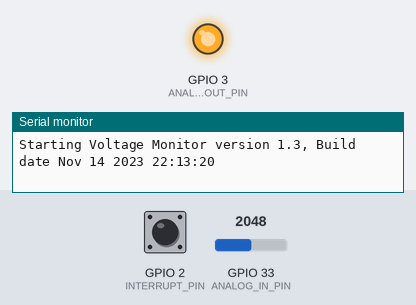
A sketch run on a simulated ESP32. Shown: output pins drawn as LEDs (lit = HIGH), the last lines printed to the serial monitor. The inputs (shaded band) are chosen by the test bench; at power-on: GPIO 33 (ANALOG_IN_PIN) = 2048, GPIO 2 (INTERRUPT_PIN) HIGH.

Above: at 5.8 s.
5.9 s: GPIO 33 (ANALOG_IN_PIN) set to 983
At 6.5 s:
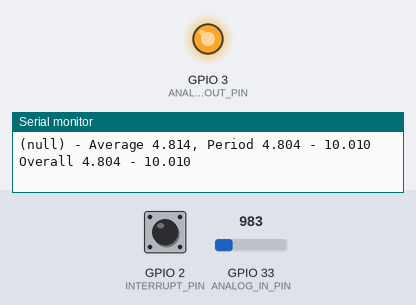
7.4 s: GPIO 33 (ANALOG_IN_PIN) set to 491
At 8.8 s:
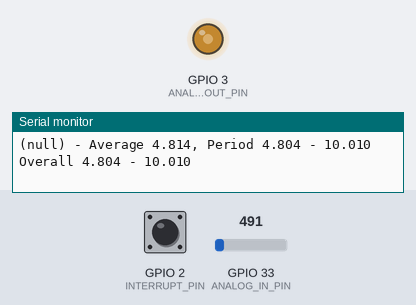
Timing chart, 0 to 10.4 s (numbered marks = the images above; inputs shaded):
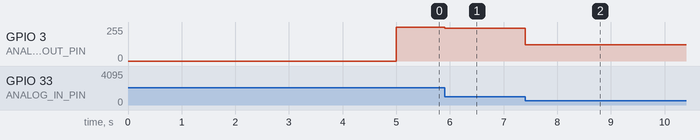

Measured:
- after the input at 5.9 s, GPIO 3 (ANALOG_OUT_PIN): 255/255 → 245/255 at once
- after the input at 7.4 s, GPIO 3 (ANALOG_OUT_PIN): 245/255 → 122/255 at once

The sketch:

Voltage_Monitor.ino
```cpp
/*
 *  Voltage monitor program. The program reads analog input once a minute.
 *  It uses this value to calculate the min, maxm and average values and prints
 *  the results once a minute. Pressing the button prints the results immediately.
 *  The brightness of the LED connected to the ANALOG_OUT_PIN will show the Voltage level.
 *
 *  The following pins are used:
 *    A5 - ANALOG_IN_PIN  Analog input connected to Voltage to monitor (0 to 5V).
 *     3 - ANALOG_OUT_PIN PWM output connected to LED. LED brightness shows Voltage level.
 *     2 - INTERRUPT_PIN  Connected to purshbutton.
 */

#include <TimerOne.h>
#include <Streaming.h>
#include <StopWatch.h>

//#define DEBUG                                           // Set to debug program.
//#define DEBUG_ISR                                       // Set to debug ISR program.
//#define FREE_RAM                                        // Report free ram.
#define PWM_OUT                                         // PWM to ANALOG_OUT_PIN.

const byte          VER_MAJOR       =               1; // Major version.
const byte          VER_MINOR       =               3; // Minor version.
const int           ANALOG_IN_PIN   =              A5; // Analog input pin.
const int           ANALOG_OUT_PIN  =               3; // Analog PWM output pin.
const byte          INTERRUPT_PIN   =               2; // Pushbutton pin
const int           MIN_VALUE       =               0; // Min analog value.
const int           MAX_VALUE       =            1023; // Max analog value.
const byte          SHIFT_VAL       =               3; // IIR shift value (divide by 8).
                                                       // Cannot exceed 6 for 10 bit A to D.
const float         VOLT_RATIO      = 5.0 / MAX_VALUE; // Count to Voltage ratio.
const unsigned long AD_WAIT         =             2UL; // A to D conversion wait ms.
const unsigned long US_PER_SEC      =       1000000UL; // Microseconds per second.
const unsigned long ONE_SECOND      =  1 * US_PER_SEC; // 1 second interrupt interval.
const byte          INT_CNT         =               1; // Interrupt count to action.
                                                       // Set to wait 1 seconds initially.
const byte          PRINT_TIME      =              60; // Data print time in INTERVALS.
const unsigned long DEBOUNCE_TIME   =              50; // Debounce time in ms.

bool                firstLoop       =            true; // True if just starting loop().
int                 sensorValue;                       // Value read from analog input.
int                 minValue        =       MAX_VALUE; // Minimum analog value.
int                 maxValue        =       MIN_VALUE; // Maximum analog value.
int                 minOverall      =       MAX_VALUE; // Minimum analog value.
int                 maxOverall      =       MIN_VALUE; // Maximum analog value.
unsigned int        avg             =              0U; // IIR average reading.
byte                printTime       =      PRINT_TIME; // Print at beginning of run.
#ifdef PWM_OUT
int                 outputValue;                       // Analog out value.
#endif // PWM_OUT

//  Variables used by button interrupt handler.
volatile bool       btnPressed      =          false; // true if button pressed.
byte                btnState;                         // Button state.

// Timer1 variables.
volatile byte       timerCnt      =                1; // Counts before display.
                                                      // Initially wait 1 second.
volatile bool       overrunFlag   =            false; // True if interrupt not handled
                                                      // before next tick.

StopWatch           theWatch;                         // Elapsed time.

void setup() {
  // initialize serial communications at 9600 bps:
  Serial.begin(115200);
  Serial.printf(F("Starting Voltage Monitor version %d.%d, Build date %s %s\n"),
                                                                          VER_MAJOR,
                                                                          VER_MINOR,
                                                                          __DATE__,
                                                                          __TIME__);

  /*
   * The following lines set up the button interrupt variables and attach
   * the interrupt handler. Make sure to set btnState prior to attaching the
   * interrupt in case the button is pressed when the program resets.
   */
  pinMode(INTERRUPT_PIN, INPUT_PULLUP);
  btnState = digitalRead(INTERRUPT_PIN);
  attachInterrupt(digitalPinToInterrupt(INTERRUPT_PIN), buttonISR, CHANGE);
}

void loop() {
  if (firstLoop == true) {
    firstLoop = false;

    // Wait 5 seconds for A to D to settle then start timer interrupt.
    delay(5000UL);

    // Setup timer 1 to call timerISR() once a second.
    Timer1.initialize(ONE_SECOND);
    Timer1.attachInterrupt(timerISR);

    // Return from loop immediately.
    return;
}
  // read the analog in value:
  sensorValue = analogRead(ANALOG_IN_PIN);

  // Find the current and overall min and max analog values.
  minValue   = (sensorValue <   minValue) ? sensorValue : minValue;
  maxValue   = (sensorValue >   maxValue) ? sensorValue : maxValue;
  minOverall = (sensorValue < minOverall) ? sensorValue : minOverall;
  maxOverall = (sensorValue > maxOverall) ? sensorValue : maxOverall;

  // Find IIR average. Note: this calculate avg << SHIFT_VAL to maintain accuracy.
  // For a max sensorValue of 1023, SHIFT_VAL cannot exceed 6.
  avg = sensorValue + avg - (avg >> SHIFT_VAL);

  #ifdef PWM_OUT
  // Map sensorValue (0 - 1023) to analog out value (0 - 255).
  outputValue = map(sensorValue, 0, 1023, 0, 255);
  // Update the analog out value.
  analogWrite(ANALOG_OUT_PIN, outputValue);
  #endif // PWM_OUT

  if (btnPressed == true) {                           // Button just pressed.
    btnPressed = false;

    printData();
  }

  if (timerCnt == 0) {                                // Print data periodically.
    timerCnt = INT_CNT;

    #ifdef DEBUG
    Serial << F("loop: printTime ") << printTime << endl;
    #endif // DEBUG

    if (++printTime >= PRINT_TIME) {
      printTime = 0;
      printData();

      // Reset current min and max values.
      minValue = MAX_VALUE;
      maxValue = MIN_VALUE;
    }

    theWatch.tick();
  }

  // wait 2 milliseconds before the next loop
  // for the analog-to-digital converter to settle
  // after the last reading:
  delay(AD_WAIT);
}

void printData() {
  #ifdef DEBUG
  // Note: printf split in 2 because very long command blows up.
  Serial.printf(F("avg %4u, min %4d, max %4d, minOverall %4d, maxOverall %4d "),
                                                                          avg >> SHIFT_VAL,
                                                                          minValue,
                                                                          maxValue,
                                                                          minOverall,
                                                                          maxOverall);
  Serial.printf(F("pwm, %3d, %10lu\n"),
                                                                          outputValue,
                                                                          millis());
  #endif // DEBUG

  if (overrunFlag == true) {
    Serial.printf(F("%s - >> Overrun occurred\n"), theWatch.getTime());
  }
  Serial.printf(F("%s - Average "), theWatch.getTime());
  Serial << _FLOAT((float)(avg >> SHIFT_VAL) * VOLT_RATIO, 3);
  Serial << F(", Period ") << _FLOAT((float)minValue  * VOLT_RATIO, 3);
  Serial << F(" - ")              << _FLOAT((float)maxValue  * VOLT_RATIO, 3);
  //Serial.print("                                  ");
  Serial << F(" Overall ")  << _FLOAT((float)minOverall * VOLT_RATIO, 3);
  Serial << F(" - ")             << _FLOAT((float)maxOverall * VOLT_RATIO, 3) << endl;
}

// Timer 1 Interrupt Service Routine.
void timerISR(void) {
  #ifdef DEBUG_ISR
  Serial << F("ISR ") << millis() << F(", timerCnt ") << timerCnt << endl;
  #endif

  if (timerCnt > 0) {
    --timerCnt;
  }
  else {
    overrunFlag = true;
  }
}

/*******************************************************************************************
 *
 * buttonISR() - Handle interrupt when button is pressed or released.
 *
 * buttonISR() toggles btnState if buttonISR() is entered after the
 * DEBOUNCE_TIME. Calls to buttonISR() before DEBOUNCE_TIME are ignored.
 * It is important that btnState be set to the current state of the
 * button prior to registering the interrupt or the button may work out
 * of phase.
 *
 * Inputs
 *  None.
 *
 * Returns:
 *  None.
 *
 *******************************************************************************************/

void buttonISR() {
  unsigned long             currentTime;                    // Current time in ms.
  static unsigned long      endTime = 0UL;                  // End debounce time in ms.

  currentTime = millis();

  if (endTime < currentTime) {                              // Ignore interrupts caused
                                                            //   by switch bounce.

    endTime = currentTime + DEBOUNCE_TIME;                  // Set lastInterrupt to be ready
                                                            //   for next press or release.

    btnState = !btnState;                                   // Toggle bntState on first
                                                            //   button down or up interrupt.

    if (btnState == LOW) {                                  // Set btnState if button
      btnPressed = true;                                    //   just pressed.
    }
  }

  #ifdef FREE_RAM
  Serial.print("buttonISR: free ram ");
  Serial.println(freeRam());
  #endif
}

/*******************************************************************************************
 *
 * freeRam() - Return the remaining free RAM shared by the heap and stack.
 *
 * Inputs
 *  None.
 *
 * Returns:
 *  int _free - The remaining free RAM.
 *
 *******************************************************************************************/

#ifdef FREE_RAM
int freeRam()
{
  extern int                __heap_start;                   // Heap start.
  extern int                *__brkval;                      // Break value.
  int                       v;                              // &v is bottom of stack.

  return (int) &v - (__brkval == 0 ? (int) &__heap_start : (int) __brkval);
}
#endif
```
